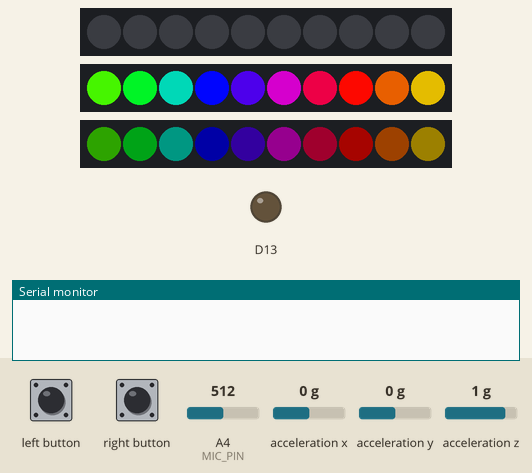
Recording of a sketch running on a simulated Adafruit Circuit Playground Express. Shown: 3 × 10 RGB LEDs in strip order, left to right, output pins drawn as LEDs (lit = HIGH), the last lines printed to the serial monitor. The test bench sets the inputs (shaded band); at power-on: acceleration x 0 g, A4 (MIC_PIN) = 512, acceleration y 0 g, acceleration z 1 g. Dim RGB values are drawn brighter than linear; random numbers use the default seed unless the sketch sets one.

Above: at 1.2 s.
1.3 s: left button pressed for 0.15 s
At 2.2 s:
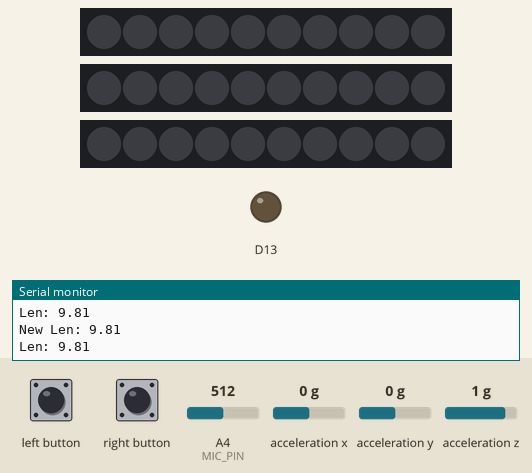
2.9 s: acceleration x set to -1.4 g
At 3.06 s:
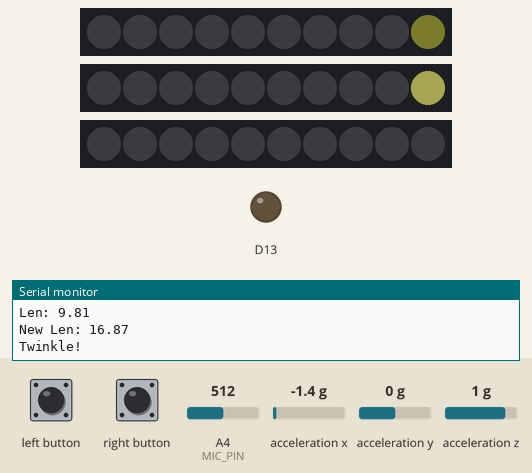
4.8 s: left button pressed for 1 s
At 6.2 s:
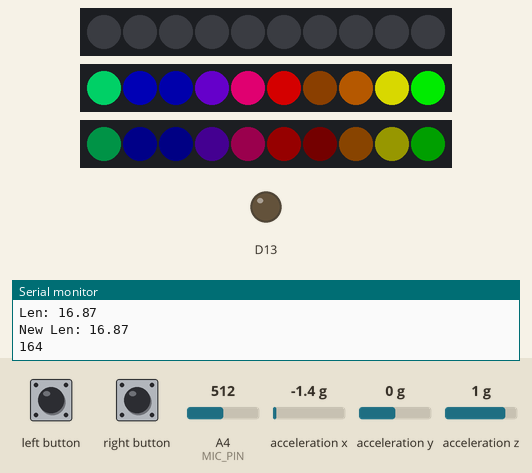
6.4 s: left button pressed for 3.2 s
At 9.82 s:
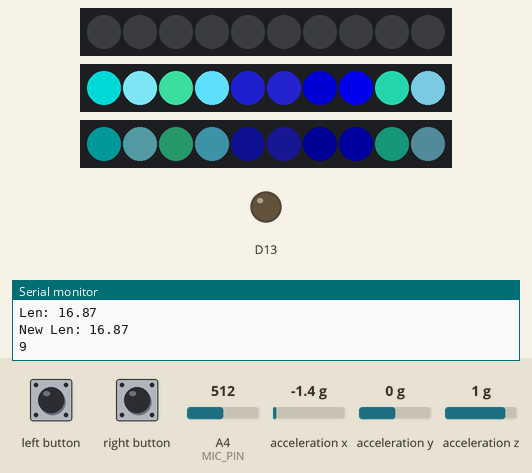
10.2 s: left button pressed for 0.15 s
At 10.66 s:
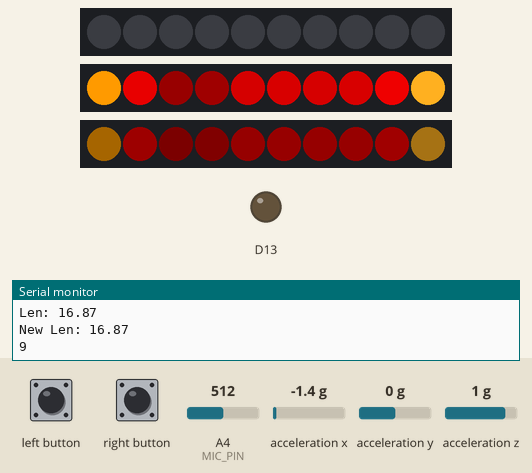
10.9 s: left button pressed for 0.15 s
At 11.36 s:
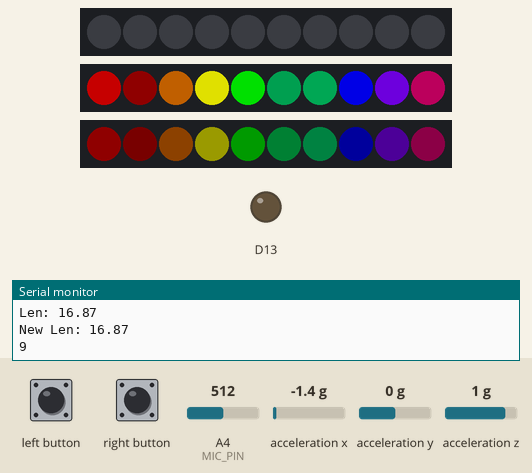
Timing chart, 0 to 13.9 s (numbered marks = the images above; inputs shaded):
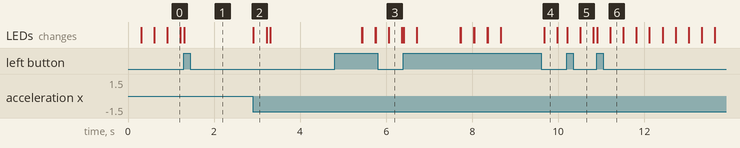

The sketch:

dress.ino
```cpp
#include <Adafruit_CircuitPlayground.h>
#include <FastLED.h>

#define LED_PIN     6    //led strand is soldered to pin 6
#define CP_PIN      17   //circuit playground's neopixels live on pin 17
#define NUM_LEDS    10   // number of LEDs in my strand
#define NUM_CP      10   // number of neopixels on the circuit playground
#define COLOR_ORDER GRB

uint8_t brightness = 255;  //led strand brightness control
uint8_t cpbrightness = 40;  //circuit playground brightness control

int STEPS = 25;  //makes the rainbow colors more or less spread out
int NUM_MODES = 5;  // change this number if you add or subtract modes

CRGB leds[NUM_LEDS];  //I've set up different arrays for the neopixel strand and the circuit playground
CRGB cp[NUM_CP];      // so that we can control the brightness separately

CRGBPalette16 currentPalette;
TBlendType    currentBlending;

int ledMode = 0;       //Initial mode
bool leftButtonPressed;
bool rightButtonPressed;

// SOUND REACTIVE SETUP --------------

#define MIC_PIN         A4                                    // Analog port for microphone
#define DC_OFFSET  0                                          // DC offset in mic signal - if unusure, leave 0
                                                              // I calculated this value by serialprintln lots of mic values
#define NOISE     200                                         // Noise/hum/interference in mic signal and increased value until it went quiet
#define SAMPLES   60                                          // Length of buffer for dynamic level adjustment
#define TOP (NUM_LEDS + 2)                                    // Allow dot to go slightly off scale
#define PEAK_FALL 10                                          // Rate of peak falling dot

byte
  peak      = 0,                                              // Used for falling dot
  dotCount  = 0,                                              // Frame counter for delaying dot-falling speed
  volCount  = 0;                                              // Frame counter for storing past volume data
int
  vol[SAMPLES],                                               // Collection of prior volume samples
  lvl       = 10,                                             // Current audio level, change this number to adjust sensitivity
  minLvlAvg = 0,                                              // For dynamic adjustment of graph low & high
  maxLvlAvg = 512;

// MOTION CONTROL SETUP----------


#define MOVE_THRESHOLD 10 // movement sensitivity.  lower number = less twinklitude


float X, Y, Z;
// Here is where you can put in your favorite colors that will appear!
// just add new {nnn, nnn, nnn}, lines. They will be picked out randomly
//                                  R   G   B
uint8_t myFavoriteColors[][3] = {{200,   100,   200},   // I've set this for pastel twinkles
                                 {200,   200,   100},   // Change colors by inputting diferent R, G, B values on these lines
                                 {100,   200,   200},   //
                               };
// don't edit the line below
#define FAVCOLORS sizeof(myFavoriteColors) / 3


void setup() {
  Serial.begin(57600);
  CircuitPlayground.begin();
  FastLED.addLeds<WS2812B, LED_PIN, COLOR_ORDER>(leds, NUM_LEDS).setCorrection( TypicalLEDStrip );
  FastLED.addLeds<WS2812B, CP_PIN, COLOR_ORDER>(cp, 10).setCorrection( TypicalLEDStrip );
  currentBlending = LINEARBLEND;
  set_max_power_in_volts_and_milliamps(5, 500);               // FastLED 2.1 Power management set at 5V, 500mA


}

void loop()  {

  leftButtonPressed = CircuitPlayground.leftButton();
  rightButtonPressed = CircuitPlayground.rightButton();

  if (leftButtonPressed) {  //left button cycles through modes
    clearpixels();
    ledMode=ledMode+1;
    delay(300);
    if (ledMode > NUM_MODES){
    ledMode=0;
     }
  }
    if (rightButtonPressed) {   // right button turns all leds off
    ledMode=99;

    }

 switch (ledMode) {
       case 0: currentPalette = RainbowColors_p; rainbow(); break;
       case 1: motion(); break;
       case 2: soundreactive(); break;
       case 3: currentPalette = OceanColors_p; rainbow(); break;
       case 4: currentPalette = LavaColors_p; rainbow(); break;
       case 5: currentPalette = RainbowStripeColors_p; rainbow(); break;
       case 99: clearpixels(); break;

}
}
void clearpixels()
{
  CircuitPlayground.clearPixels();
   for( int i = 0; i < NUM_LEDS; i++) {
   leds[i]= CRGB::Black;
   cp[i]= CRGB::Black;
    }
   FastLED.show();
}

void rainbow()
{

  static uint8_t startIndex = 0;
  startIndex = startIndex + 1; /* motion speed */

  FillLEDsFromPaletteColors( startIndex);

  FastLED.show();
  FastLED.delay(10);
 }

//this bit is in every palette mode, needs to be in there just once
void FillLEDsFromPaletteColors( uint8_t colorIndex)
{
  for( int i = 0; i < NUM_LEDS; i++) {
    leds[i] = ColorFromPalette( currentPalette, colorIndex, brightness, currentBlending);
    cp[i] = ColorFromPalette( currentPalette, colorIndex, cpbrightness, currentBlending);
    colorIndex += STEPS;
  }
}


void soundreactive() {

  uint8_t  i;
  uint16_t minLvl, maxLvl;
  int      n, height;

  n = analogRead(MIC_PIN);                                    // Raw reading from mic
  n = abs(n - 512 - DC_OFFSET);                               // Center on zero

  n = (n <= NOISE) ? 0 : (n - NOISE);                         // Remove noise/hum
  lvl = ((lvl * 7) + n) >> 3;                                 // "Dampened" reading (else looks twitchy)

  // Calculate bar height based on dynamic min/max levels (fixed point):
  height = TOP * (lvl - minLvlAvg) / (long)(maxLvlAvg - minLvlAvg);

  if (height < 0L)       height = 0;                          // Clip output
  else if (height > TOP) height = TOP;
  if (height > peak)     peak   = height;                     // Keep 'peak' dot at top


  // Color pixels based on rainbow gradient -- led strand
  for (i=0; i<NUM_LEDS; i++) {
    if (i >= height)   leds[i].setRGB( 0, 0,0);
    else leds[i] = CHSV(map(i,0,NUM_LEDS-1,0,255), 255, brightness);  //constrain colors here by changing HSV values
  }

  // Draw peak dot  -- led strand
  if (peak > 0 && peak <= NUM_LEDS-1) leds[peak] = CHSV(map(peak,0,NUM_LEDS-1,0,255), 255, brightness);

  // Color pixels based on rainbow gradient  -- circuit playground
  for (i=0; i<NUM_CP; i++) {
    if (i >= height)   cp[i].setRGB( 0, 0,0);
    else cp[i] = CHSV(map(i,0,NUM_CP-1,0,255), 255, cpbrightness);  //constrain colors here by changing HSV values
  }

  // Draw peak dot  -- circuit playground
  if (peak > 0 && peak <= NUM_CP-1) cp[peak] = CHSV(map(peak,0,NUM_LEDS-1,0,255), 255, cpbrightness);

// Every few frames, make the peak pixel drop by 1:

    if (++dotCount >= PEAK_FALL) {                            // fall rate
      if(peak > 0) peak--;
      dotCount = 0;
    }

  vol[volCount] = n;                                          // Save sample for dynamic leveling
  if (++volCount >= SAMPLES) volCount = 0;                    // Advance/rollover sample counter

  // Get volume range of prior frames
  minLvl = maxLvl = vol[0];
  for (i=1; i<SAMPLES; i++) {
    if (vol[i] < minLvl)      minLvl = vol[i];
    else if (vol[i] > maxLvl) maxLvl = vol[i];
  }
  // minLvl and maxLvl indicate the volume range over prior frames, used
  // for vertically scaling the output graph (so it looks interesting
  // regardless of volume level).  If they're too close together though
  // (e.g. at very low volume levels) the graph becomes super coarse
  // and 'jumpy'...so keep some minimum distance between them (this
  // also lets the graph go to zero when no sound is playing):
  if((maxLvl - minLvl) < TOP) maxLvl = minLvl + TOP;
  minLvlAvg = (minLvlAvg * 63 + minLvl) >> 6;                 // Dampen min/max levels
  maxLvlAvg = (maxLvlAvg * 63 + maxLvl) >> 6;                 // (fake rolling average)


show_at_max_brightness_for_power();                         // Power managed FastLED display
  Serial.println(LEDS.getFPS());
} // fastbracelet()


void motion() {

  X = CircuitPlayground.motionX();
  Y = CircuitPlayground.motionY();
  Z = CircuitPlayground.motionZ();

   // Get the magnitude (length) of the 3 axis vector
  // http://en.wikipedia.org/wiki/Euclidean_vector#Length
  double storedVector = X*X;
  storedVector += Y*Y;
  storedVector += Z*Z;
  storedVector = sqrt(storedVector);
  Serial.print("Len: "); Serial.println(storedVector);

  // wait a bit
  delay(100);

  // get new data!
  X = CircuitPlayground.motionX();
  Y = CircuitPlayground.motionY();
  Z = CircuitPlayground.motionZ();
  double newVector = X*X;
  newVector += Y*Y;
  newVector += Z*Z;
  newVector = sqrt(newVector);
  Serial.print("New Len: "); Serial.println(newVector);

  // are we moving
  if (abs(10*newVector - 10*storedVector) > MOVE_THRESHOLD) {
    Serial.println("Twinkle!");
    flashRandom(5, 1);  // first number is 'wait' delay, shorter num == shorter twinkle
    flashRandom(5, 3);  // second number is how many neopixels to simultaneously light up
    flashRandom(5, 2);
  }
}

void flashRandom(int wait, uint8_t howmany) {

  for(uint16_t i=0; i<howmany; i++) {
    // pick a random favorite color!
    int c = random(FAVCOLORS);
    int red = myFavoriteColors[c][0];
    int green = myFavoriteColors[c][1];
    int blue = myFavoriteColors[c][2];

    // get a random pixel from the list
    int j = random(NUM_LEDS);
    //Serial.print("Lighting up "); Serial.println(j);

    // now we will 'fade' it in 5 steps
    for (int x=0; x < 5; x++) {
      int r = red * (x+1); r /= 5;
      int g = green * (x+1); g /= 5;
      int b = blue * (x+1); b /= 5;

      leds[j].r = r;
      leds[j].g = g;
      leds[j].b = b;
      FastLED.show();
      CircuitPlayground.setPixelColor(j, r, g, b);
      delay(wait);
    }
    // & fade out in 5 steps
    for (int x=5; x >= 0; x--) {
      int r = red * x; r /= 5;
      int g = green * x; g /= 5;
      int b = blue * x; b /= 5;

      leds[j].r = r;
      leds[j].g = g;
      leds[j].b = b;
      FastLED.show();
      CircuitPlayground.setPixelColor(j, r, g, b);
      delay(wait);
    }
  }
  // LEDs will be off when done (they are faded to 0)
}
```

Measured:
- after the input at 2.9 s, the LEDs: change at once (image 2)
- after the input at 4.8 s, the LEDs: first change after 0.64 s (image 3 shows a later state)
